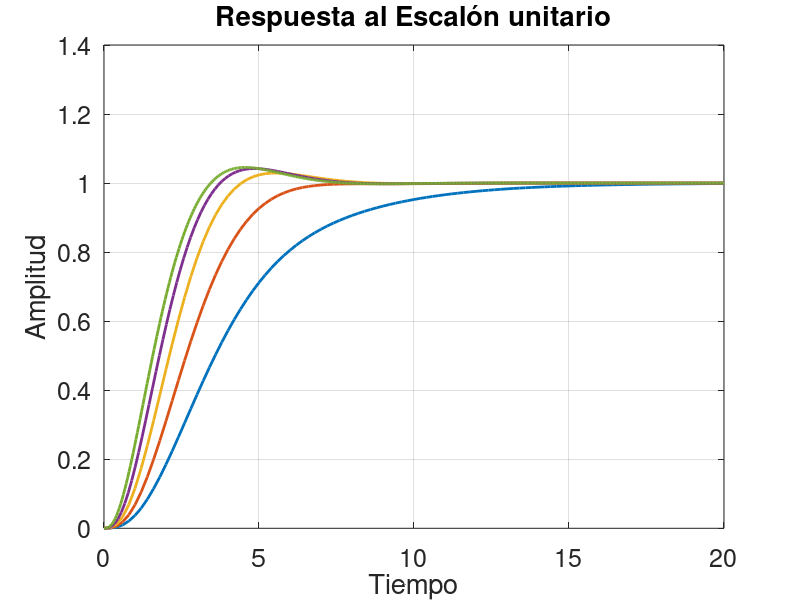
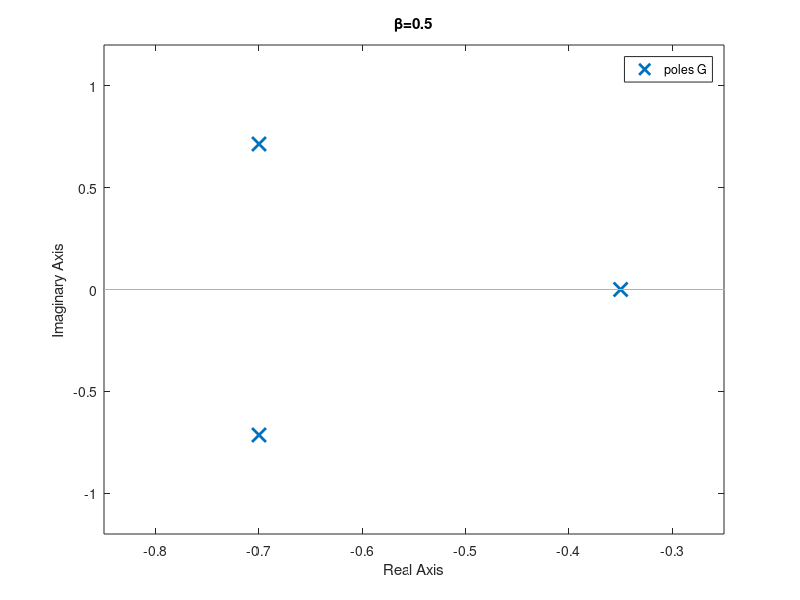
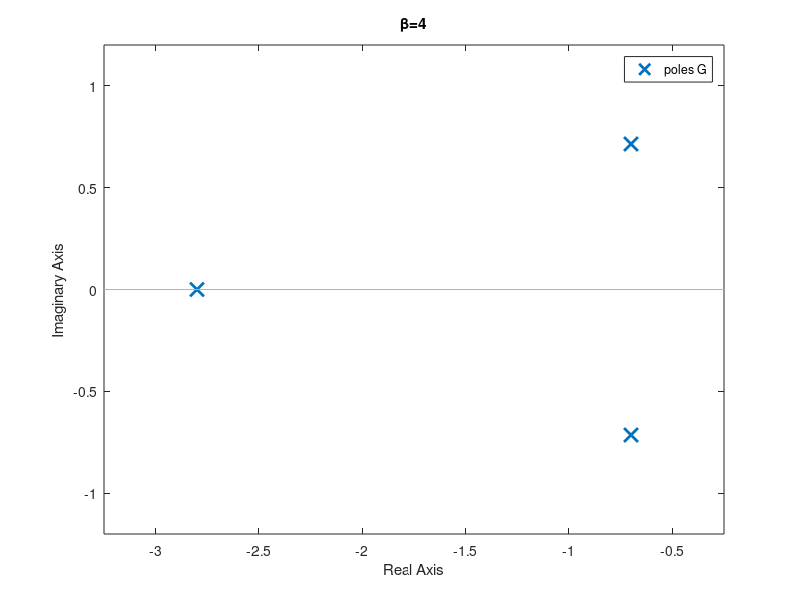
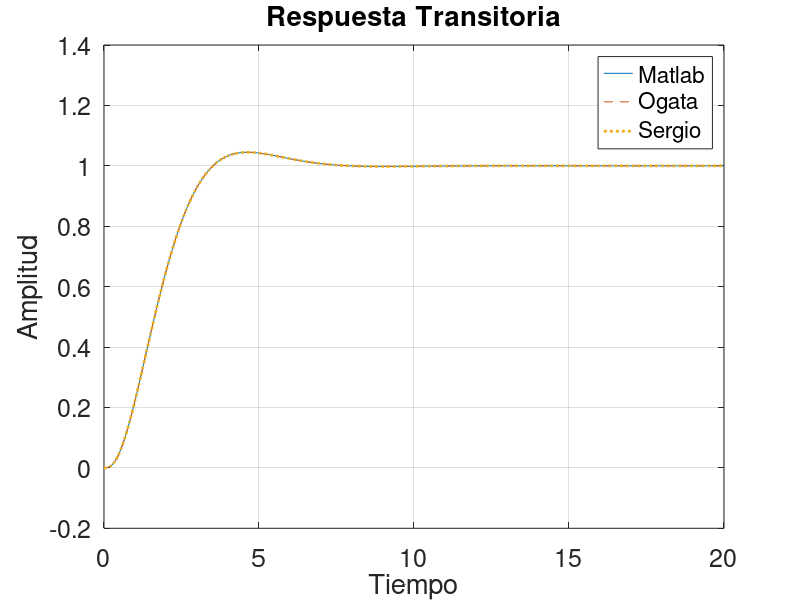

Recreate these plots in MATLAB, in order.
% Sistemas de Tercer Orden
% Dos polos complejos conjugados
% un polo real
% Sergio Andres Castaño Giraldo

clc
clear all
close all

%Parámetros del sistema
Wn = 1;
ep = 0.7;

for i=[0.5 1 2 4 10]
beta = i;

% El polo real es el encargado de reducir el máximo sobreimpulso y tambien 
% aumentar o disminuir el tiempo de establecimiento. La proporción del polo 
% real con los polos complejos conjugados es dado por:

p = beta*ep*Wn;

%función de transferencia
num = Wn^2*p;
den = conv([1 2*ep*Wn Wn^2],[1 p]);
G=tf(num,den);

figure(1)
[y,t]=step(G,20);
plot(t,y,'Linewidth',2)
hold on
if i == 0.5
    figure(2)
    pzmap(G);
    title('\beta=0.5');
    grid
elseif i == 4
    figure(3)
    pzmap(G);
    title('\beta=4');
    grid
end
end
ylabel('Amplitud');
xlabel('Tiempo');
title('Respuesta al Escalón unitario')
grid on
set(gca,'FontSize',18 )
% legend('\beta=0.5', '\beta=1','\beta=2','\beta=4','\beta=10')

%% Respuesta temporal
tr=0:0.1:20;
beta=7.14286;
p = beta*ep*Wn;
num = Wn^2*p;
den = conv([1 2*ep*Wn Wn^2],[1 p]);
G=tf(num,den);
[y,t]=step(G,20);

%Frecuencia natural amortiguada
Wd = Wn*sqrt(1-ep^2);

% parámetros de Ogata
denO = beta*ep^2*(beta-2)+1;
numC = beta*ep^2*(beta-2);
numS = beta*ep*(ep^2*(beta-2)+1)/sqrt(1-ep^2);

% Respuesta de Ogata
yo = 1 - (exp(-(ep*Wn).*t)/denO).*(numC.*cos(Wd.*t)+numS.*sin(Wd.*t))...
    - exp(-p.*t)/denO;

%Respuesta de Sergio
A=1;
B= (p^2-2*ep*Wn*p)/(2*ep*Wn*p-p^2-Wn^2);
Ba_C = -((2*ep^2*Wn-ep*p-Wn)*p*Wn)/((2*ep*p*Wn-p^2-Wn^2)*Wd);
D = -Wn^2/(p^2-2*ep*p+Wn^2);


ys = A + B*exp(-(ep*Wn).*t).*cos(Wd.*t)+Ba_C*exp(-(ep*Wn).*t).*sin(Wd.*t)...
    + D*exp(-p.*t);

figure
plot(t,y,t,yo,'--',t,ys,':','Linewidth',2)
ylabel('Amplitud');
xlabel('Tiempo');
title('Respuesta Transitoria')
grid on
set(gca,'FontSize',18 )
legend('Matlab', 'Ogata','Sergio')

